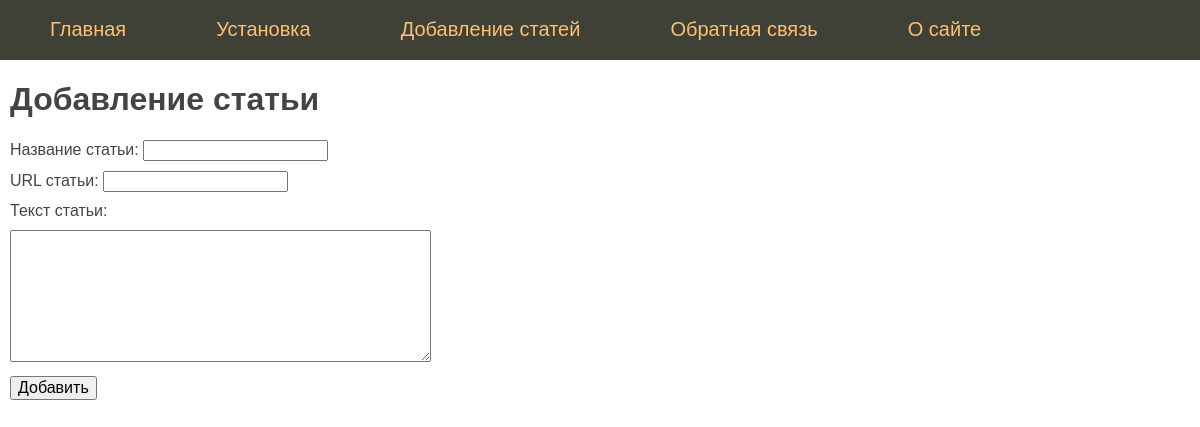
Page /add_post on the committed database.
### tables this page shows
CREATE TABLE mainmenu (
id integer primary key autoincrement,
title text not null,
url text not null);

### flsite.py (the view, shortened to what this page needs)
@app.route("/add_post", methods=["POST", "GET"])
def addPost():
    return render_template(
        "add_post.html", menu=dbase.getMenu(), title="Добавление статьи"
    )

### FDataBase.py (called while the page is built)
    def getMenu(self):
        sql = """SELECT * FROM mainmenu"""
        try:
            self.__cur.execute(sql)
            res = self.__cur.fetchall()
            if res:
                return res
        except:
            print("Ошибка чтения из Базы Данных")
        return []

### flsite.py (called while the page is built)
def connect_db():
    conn = sqlite3.connect(app.config["DATABASE"])
    conn.row_factory = sqlite3.Row
    return conn

def get_db():
    if not hasattr(g, "link.db"):
        g.link_db = connect_db()
    return g.link_db

@app.before_request
def before_request():
    global dbase
    db = get_db()
    dbase = FDataBase(db)

### templates/add_post.html (shortened to what this page needs)
{% extends 'base.html' %}
{% block content %}
{{ super() }}
<form action="{{url_for('addPost')}}" method="post" class="form-contact">
    <p><label>Название статьи: </label> <input type="text" name="name" value="" requied />
    <p><label>URL статьи: </label> <input type="text" name="url" value="" requied />
    <p><label>Текст статьи:</label>
    <p><textarea name="post" rows=7 cols=40></textarea>
    <p><input type="submit" value="Добавить" />
</form>
{% endblock %}

### templates/base.html (shortened to what this page needs)
<!DOCTYPE html>
<html>
<head>
    <link type="text/css" href="{{ url_for('static', filename='css/styles.css')}}" rel="stylesheet" />
</head>
<body>
    {% block content -%}
    {%- block mainmenu -%}
    <ul class="mainmenu">
        {% for m in menu -%}
        <li><a href="{{m.url}}">{{m.title}}</a></li>
        {% endfor -%}
    </ul>
    {% endblock mainmenu -%}
    <div class="content">
        {% if title -%}
        <h1>{{title}}</h1>
        {% else -%}
        <h1>Про Flask</h1>
        {% endif -%}
        {% endblock -%}
    </div>
</body>
</html>

### static/css/styles.css (style rules this page uses)
html, body { margin: 0; padding: 0; height: 100%; width: 100%; font-family: Arial, Tahoma; color: #444 }
a { color: #0059b2; text-decoration: none; }
ul.mainmenu { list-style: none; background: #3F4137; height: 60px; margin: 0; padding: 0; color: #fdc073; font-size: 20px; overflow: hidden; }
ul.mainmenu li { float: left; margin: 18px 40px 0 50px; }
ul.mainmenu li a { color: #fdc073; text-decoration: none; }
div.content { margin: 10px; }
.form-contact label { display: inline-block; min-width: 80px; }
.form-contact p { margin: 10px 0 10px 0; }
.form-contact input[type=submit], textarea { font-size: 16px; }

### rows in the picture
mainmenu: title "Главная"
mainmenu: title "Установка"
mainmenu: title "Добавление статей"
mainmenu: title "Обратная связь"
mainmenu: title "О сайте"

### other values in the picture
{{ title }} "Добавление статьи"
